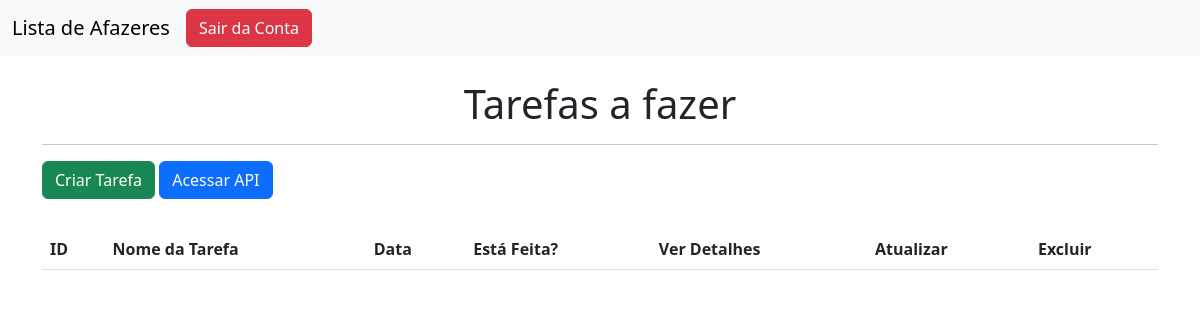
Page /todo_list/home/ (signed in) on the earlier database version.
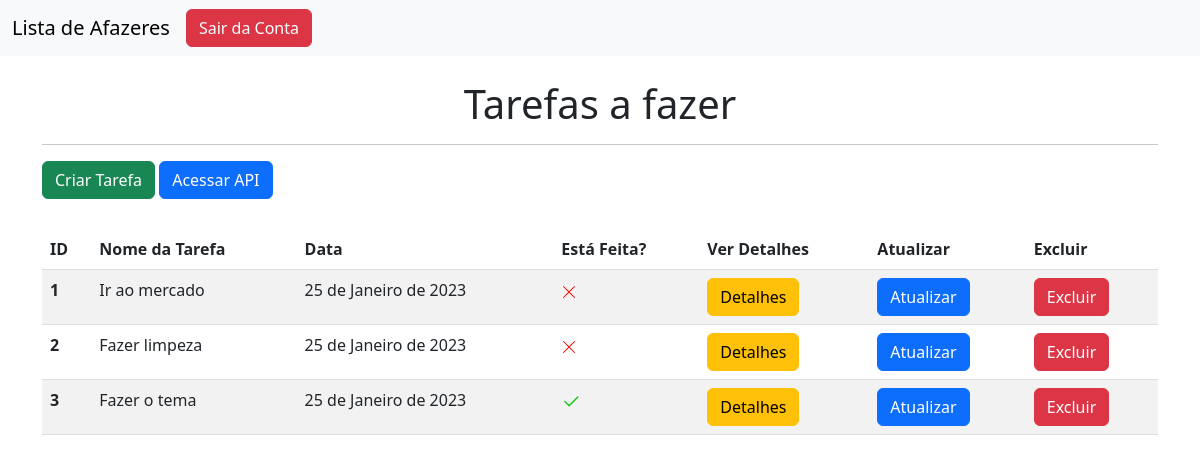
Same page on the later database version.
### todo/models.py (models this page shows, shortened)
class Tarefa(models.Model):
    nome = models.CharField(max_length=100)
    data = models.DateField()
    esta_feita = models.BooleanField()

### todo/views.py (the view)
# urls.py: path('home/', views.home, name='home'),
@login_required(login_url='/auth/login/')
def home(request):
    tarefas = Tarefa.objects.all()
    return render(request, 'home.html', {'tarefas':tarefas})

### todo/templates/home.html (shortened to what this page needs)
{% extends 'base.html' %}
{% load static %}
{% block content_head %}
    <link rel="stylesheet" href="{% static 'todo/css/home.css' %}">
{% endblock %}
{% block content_body %}
    <div class="container">
        <br>
        <h1>Tarefas a fazer</h1>
        <hr>
        <a href="{% url 'criar_tarefa' %}" class="btn btn-success">Criar Tarefa</a>
        <a href="#" class="btn btn-primary">Acessar API</a>
        <br>
        <table class="table table-striped" id="table-todo">
            <thead>
                <tr>
                    <th scope="col">ID</th>
                    <th scope="col">Nome da Tarefa</th>
                    <th scope="col">Data</th>
                    <th scope="col">Está Feita?</th>
                    <th scope="col">Ver Detalhes</th>
                    <th scope="col">Atualizar</th>
                    <th scope="col">Excluir</th>
                </tr>
            </thead>
            <tbody>
                {% for tarefa in tarefas %}
                    <tr>
                    <th scope="row">{{tarefa.id}}</th>
                        <td>{{tarefa.nome}}</td>
                        <td>{{tarefa.data}}</td>
                        {% if tarefa.esta_feita == False %}
                            <td>
                            </td>
                        {% else %}
                            <td><svg xmlns="http://www.w3.org/2000/svg" width="20" height="20" fill="currentColor" class="bi bi-check2" viewBox="0 0 16 16">
                                <path d="M13.854 3.646a.5.5 0 0 1 0 .708l-7 7a.5.5 0 0 1-.708 0l-3.5-3.5a.5.5 0 1 1 .708-.708L6.5 10.293l6.646-6.647a.5.5 0 0 1 .708 0z" id="check"/>
                              </svg>
                            </td>
                        {% endif %}
                        <td><a href="#" class="btn btn-warning">Detalhes</a></td>
                        <td><a href="#" class="btn btn-primary">Atualizar</a></td>
                        <td><a href="#" class="btn btn-danger">Excluir</a></td>
                    </tr>
                {% endfor %}
            </tbody>
          </table>
    </div>
{% endblock %}

### templates/base.html (shortened to what this page needs)
{% load static %}
<!doctype html>
<html lang="pt-br">
    <head>
        {% block content_head %}
        {% endblock %}
        <link href="https://cdn.jsdelivr.net/npm/bootstrap@5.3.0-alpha1/dist/css/bootstrap.min.css" rel="stylesheet">
        <link rel="stylesheet" href="{% static 'base.css' %}">
    </head>
    <body>
        <nav class="navbar navbar-expand-lg bg-body-tertiary">
          <div class="container-fluid">
            <a class="navbar-brand" href="{% url 'home' %}">Lista de Afazeres</a>
            <div class="collapse navbar-collapse" id="navbarNav">
              <ul class="navbar-nav" id="ul-base">
                <li class="nav-item">
                  <a class="btn btn-danger" aria-current="page" href="{% url 'logout' %}" id="btn-logout">Sair da Conta</a>
                </li>
              </ul>
            </div>
          </div>
        </nav>
        {% block content_body %}
        {% endblock %}
  </body>
</html>

### templates/static/todo/css/home.css (style rules this page uses)
#table-todo { margin-top: 30px; }
h1 { text-align: center; }

Differences in the rows shown:
added Tarefa: id "1", nome "Ir ao mercado", data "25 de Janeiro de 2023", esta_feita False (drawn)
added Tarefa: id "2", nome "Fazer limpeza", data "25 de Janeiro de 2023", esta_feita False (drawn)
added Tarefa: id "3", nome "Fazer o tema", data "25 de Janeiro de 2023", esta_feita True (drawn)
